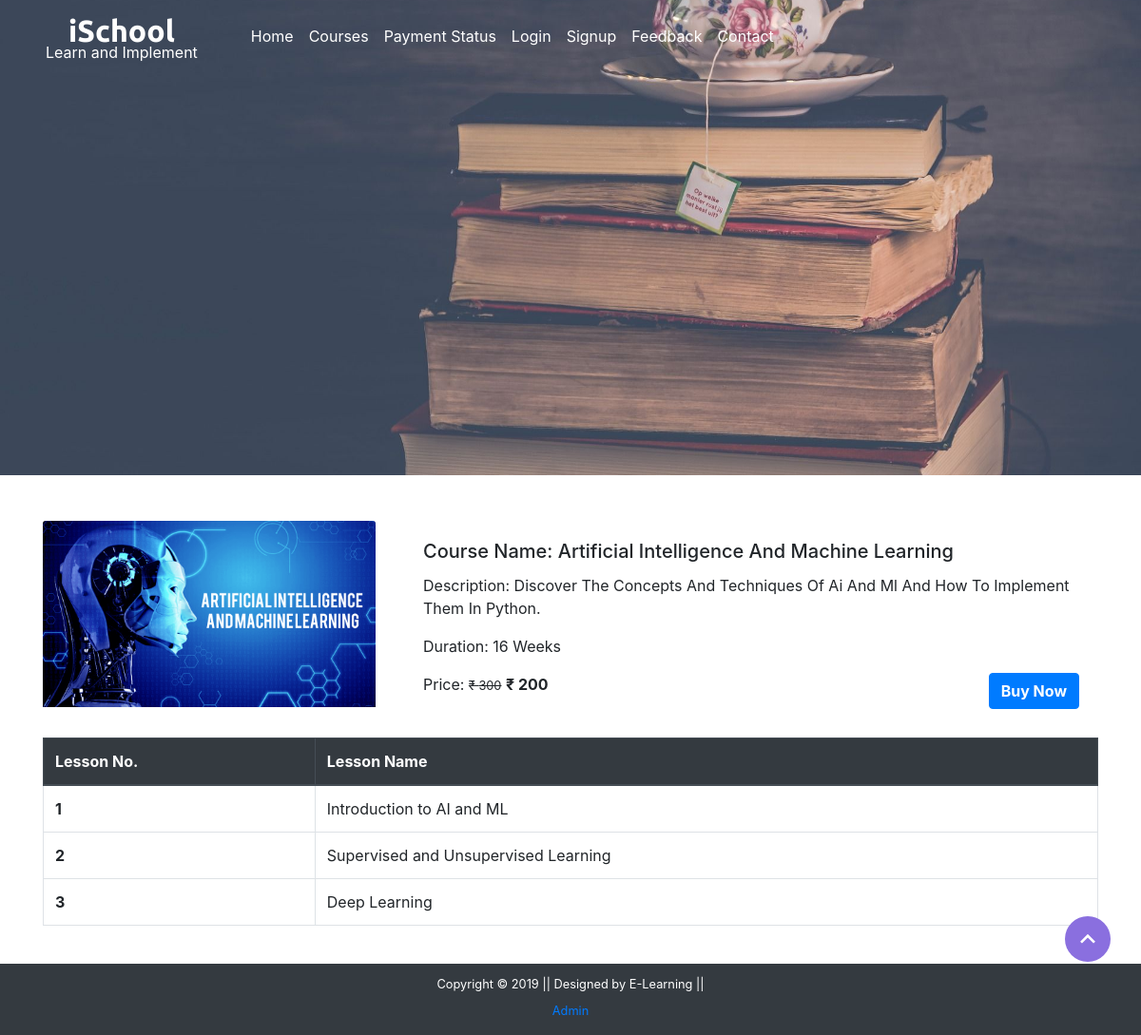
The app's page /coursedetail.php?course_id=ART6561 with its own data.
### tables this page shows
CREATE TABLE `course` (
  `course_id` varchar(20) NOT NULL,
  `course_name` varchar(255) NOT NULL,
  `course_desc` varchar(255) NOT NULL,
  `course_author` varchar(255) NOT NULL,
  `course_img` text NOT NULL,
  `course_duration` text NOT NULL,
  `course_price` int(11) NOT NULL,
  `course_original_price` int(11) NOT NULL
);

CREATE TABLE `lesson` (
  `lesson_id` int(11) NOT NULL,
  `lesson_name` text NOT NULL,
  `lesson_desc` text NOT NULL,
  `lesson_link` text NOT NULL,
  `course_id` varchar(20) NOT NULL,
  `course_name` varchar(255) NOT NULL
);

### coursedetail.php (the view, shortened to what this page needs)
<?php
include "./mainInclude/header.php";
?>
<div class="container-fluid bg-dark">
    <div class="row">
        <img src="./image/coursebanner.png" alt="courses" style="height:500px; width: 100%; object-fit:cover; box-shadow: 10px;">
    </div>
</div>
<div class="container mt-5">
    <?php if (isset($_GET["course_id"])) {
        $course_id = $_GET["course_id"];
        $sql = "SELECT * FROM course WHERE course_id = '$course_id'";
        $result = $conn->query($sql);
        $row = $result->fetch_assoc();
    } ?>
    <div class="row">
        <div class="col-md-4">
            <img src="./image/courseimg/uploads/<?php echo $row[
                "course_img"
            ]; ?>" class="card-img-top" alt="Course">
        </div>
        <div class="col-md-8">
            <div class="card-body">
                <h5 class="card-title">Course Name: <?php echo $row[
                    "course_name"
                ]; ?></h5>
                <p class="card-text"> Description: <?php echo $row[
                    "course_desc"
                ]; ?></p>
                <p class="card-text"> Duration: <?php echo $row[
                    "course_duration"
                ]; ?></p>
                <form action="" method="post">
                    <p class="card-text d-inline">Price: <small> <del>&#8377 <?php echo $row[
                        "course_original_price"
                    ]; ?></del></small> <span
                            class="font-weight-bolder">&#8377 <?php echo $row[
                                "course_price"
                            ]; ?><span></p>
                    <a href="<?php echo isset($_SESSION["is_login"])
                        ? "checkout.php?course_price=" . $row["course_price"]
                        : "##"; ?>" type="submit" role="button" class="btn btn-primary text-white font-weight-bolder float-right" id="buyBtn">Buy Now</a>
                </form>
            </div>
        </div>
    </div>
    <div class="container mt-4 mb-4">
        <div class="row">
            <table class="table table-bordered table-hover">
                <thead class="thead-dark">
                    <tr>
                        <th scope="col">Lesson No.</th>
                        <th scope="col">Lesson Name</th>
                    </tr>
                </thead>
                <tbody>
                <?php
                $sql = "SELECT * FROM lesson WHERE course_id = '$course_id'";
                $result = $conn->query($sql);
                if ($result->num_rows > 0) {
                    $lesson_no = 1;
                    while ($row = $result->fetch_assoc()) {
                        echo '
                        <tr>
                            <th scope="row">' .
                            $lesson_no++ .
                            '</th>
                            <td>' .
                            $row["lesson_name"] .
                            '</td>
                        </tr>
                    ';
                    }
                }
                ?>
                </tbody>
            </table>
        </div>
    </div>
</div>
<?php include "./mainInclude/footer.php"; ?>

### css/style.css (style rules this page uses)
*, *::before, *::after { margin: 0; padding: 0; box-sizing: border-box; }
html { scroll-behavior: smooth; }
body { position: relative; overflow-x: hidden; }

### records on screen
course: course_img (picture), course_name "Artificial Intelligence And Machine Learning", course_desc "Discover The Concepts And Techniques Of Ai And Ml And How To Implement Them In Python.", course_duration "16 Weeks", course_original_price "300", course_price "200"
lesson: lesson_name "Introduction to AI and ML"
lesson: lesson_name "Supervised and Unsupervised Learning"
lesson: lesson_name "Deep Learning"
